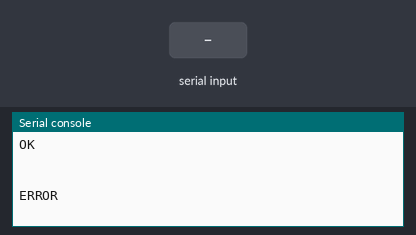
Recording of a program running on a simulated Raspberry Pi Pico running MicroPython. Shown: the last lines printed to the serial console. The test bench sets the inputs (shaded band). The modem accepts every AT command (registered, SIM ready, sends succeed) and sends nothing else; the modem answers ERROR to commands that open or use a data connection.

Above: at 15.2 s.
15.3 s: "1\n" received over the second serial link
At 16.0 s:
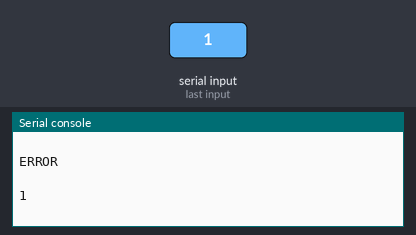
16.8 s: "0\n" received over the second serial link
At 17.1 s:
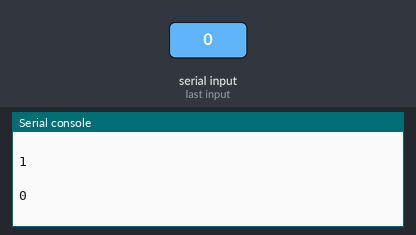
18.3 s: "2\n" received over the second serial link
At 19.5 s:
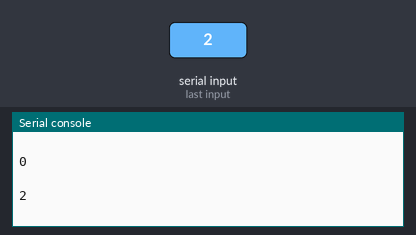

Measured:
- after the input at 15.3 s, the serial console: prints a new line at once (image 1)
- after the input at 16.8 s, the serial console: prints a new line at once (image 2)
- after the input at 18.3 s, the serial console: prints a new line at once (image 3)

The program:

TCP_Client.py
```python
from machine import UART
import utime

SSID='***********'
password = '*********'
ServerIP = '192.168.100.14'
Port = '8080'

esp_uart = UART(0, 115200)

def esp_sendCMD(cmd,ack,timeout=2000):
    esp_uart.write(cmd+'\r\n')
    i_t = utime.ticks_ms()
    while (utime.ticks_ms() - i_t) < timeout:
        s_get = esp_uart.read()
        if(s_get != None):
            s_get=s_get.decode()
            print(s_get)
            if(s_get.find(ack) >= 0):
                return True
    return False

# start
esp_uart.write('+++')
if(esp_uart.any()>0):
    esp_uart.read()
esp_sendCMD("AT","OK")
esp_sendCMD("AT+CWMODE=3","OK")
esp_sendCMD("AT+CWJAP=\""+SSID+"\",\""+password+"\"","OK",20000)
esp_sendCMD("AT+CIFSR","OK")
esp_sendCMD("AT+CIPSTART=\"TCP\",\""+ServerIP+"\","+Port,"OK",10000)
esp_sendCMD("AT+CIPMODE=1","OK")
esp_sendCMD("AT+CIPSEND",">")

esp_uart.write('Hello makerobo !!!\r\n')
esp_uart.write('RP2040-W TCP Client\r\n')

while True:
    i_s=esp_uart.read()
    if(i_s != None):
        i_s=i_s.decode()
        print(i_s)
```
